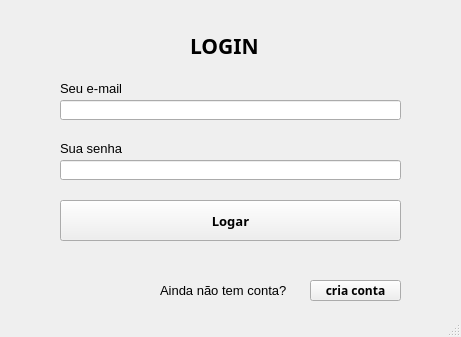
<?xml version="1.0" encoding="UTF-8"?>
<ui version="4.0">
 <class>MainWindow</class>
 <widget class="QMainWindow" name="MainWindow">
  <property name="geometry">
   <rect>
    <x>0</x>
    <y>0</y>
    <width>461</width>
    <height>337</height>
   </rect>
  </property>
  <property name="windowTitle">
   <string>MainWindow</string>
  </property>
  <widget class="QWidget" name="centralwidget">
   <widget class="QLabel" name="label">
    <property name="geometry">
     <rect>
      <x>190</x>
      <y>30</y>
      <width>111</width>
      <height>31</height>
     </rect>
    </property>
    <property name="font">
     <font>
      <family>Arial Black</family>
      <pointsize>16</pointsize>
      <weight>75</weight>
      <bold>true</bold>
     </font>
    </property>
    <property name="mouseTracking">
     <bool>false</bool>
    </property>
    <property name="text">
     <string>LOGIN</string>
    </property>
    <property name="textFormat">
     <enum>Qt::AutoText</enum>
    </property>
   </widget>
   <widget class="QPushButton" name="logar">
    <property name="geometry">
     <rect>
      <x>60</x>
      <y>200</y>
      <width>341</width>
      <height>41</height>
     </rect>
    </property>
    <property name="font">
     <font>
      <family>Arial Black</family>
      <pointsize>10</pointsize>
      <weight>75</weight>
      <bold>true</bold>
     </font>
    </property>
    <property name="text">
     <string>Logar</string>
    </property>
   </widget>
   <widget class="QLabel" name="label_2">
    <property name="geometry">
     <rect>
      <x>60</x>
      <y>80</y>
      <width>61</width>
      <height>16</height>
     </rect>
    </property>
    <property name="font">
     <font>
      <family>Arial</family>
      <pointsize>10</pointsize>
     </font>
    </property>
    <property name="text">
     <string>Seu e-mail</string>
    </property>
   </widget>
   <widget class="QLabel" name="label_3">
    <property name="geometry">
     <rect>
      <x>60</x>
      <y>140</y>
      <width>71</width>
      <height>16</height>
     </rect>
    </property>
    <property name="font">
     <font>
      <family>Arial</family>
      <pointsize>10</pointsize>
     </font>
    </property>
    <property name="text">
     <string>Sua senha</string>
    </property>
   </widget>
   <widget class="QLineEdit" name="email_login">
    <property name="geometry">
     <rect>
      <x>60</x>
      <y>100</y>
      <width>341</width>
      <height>20</height>
     </rect>
    </property>
    <property name="font">
     <font>
      <family>Arial</family>
     </font>
    </property>
    <property name="text">
     <string/>
    </property>
   </widget>
   <widget class="QLineEdit" name="senha_login">
    <property name="geometry">
     <rect>
      <x>60</x>
      <y>160</y>
      <width>341</width>
      <height>20</height>
     </rect>
    </property>
    <property name="font">
     <font>
      <family>Arial</family>
     </font>
    </property>
    <property name="text">
     <string/>
    </property>
    <property name="echoMode">
     <enum>QLineEdit::Password</enum>
    </property>
   </widget>
   <widget class="QPushButton" name="criar_conta">
    <property name="geometry">
     <rect>
      <x>310</x>
      <y>280</y>
      <width>91</width>
      <height>21</height>
     </rect>
    </property>
    <property name="font">
     <font>
      <family>Arial Black</family>
      <weight>75</weight>
      <bold>true</bold>
     </font>
    </property>
    <property name="text">
     <string>cria conta</string>
    </property>
   </widget>
   <widget class="QLabel" name="label_4">
    <property name="geometry">
     <rect>
      <x>160</x>
      <y>280</y>
      <width>151</width>
      <height>21</height>
     </rect>
    </property>
    <property name="font">
     <font>
      <family>Arial</family>
      <pointsize>10</pointsize>
     </font>
    </property>
    <property name="text">
     <string>Ainda não tem conta?</string>
    </property>
   </widget>
  </widget>
  <widget class="QStatusBar" name="statusbar"/>
 </widget>
 <resources/>
 <connections/>
</ui>
